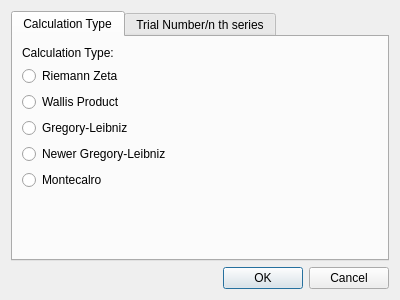
<?xml version="1.0" encoding="UTF-8"?>
<ui version="4.0">
 <class>config</class>
 <widget class="QDialog" name="config">
  <property name="geometry">
   <rect>
    <x>0</x>
    <y>0</y>
    <width>400</width>
    <height>300</height>
   </rect>
  </property>
  <property name="windowTitle">
   <string>Calculation Configuration</string>
  </property>
  <property name="windowIcon">
   <iconset resource="CalcConfigResource.qrc">
    <normaloff>:/icon/src/gordon-johnson.with-permission.webp</normaloff>:/icon/src/gordon-johnson.with-permission.webp</iconset>
  </property>
  <layout class="QVBoxLayout" name="verticalLayout">
   <item>
    <widget class="QTabWidget" name="tabWidget">
     <property name="currentIndex">
      <number>0</number>
     </property>
     <widget class="QWidget" name="calctypetab">
      <attribute name="title">
       <string>Calculation Type</string>
      </attribute>
      <layout class="QVBoxLayout" name="verticalLayout_2">
       <item>
        <widget class="QLabel" name="label">
         <property name="text">
          <string>Calculation Type:</string>
         </property>
        </widget>
       </item>
       <item>
        <widget class="QRadioButton" name="radioButton">
         <property name="text">
          <string>Riemann Zeta</string>
         </property>
        </widget>
       </item>
       <item>
        <widget class="QRadioButton" name="radioButton_2">
         <property name="text">
          <string>Wallis Product</string>
         </property>
        </widget>
       </item>
       <item>
        <widget class="QRadioButton" name="radioButton_3">
         <property name="text">
          <string>Gregory-Leibniz</string>
         </property>
        </widget>
       </item>
       <item>
        <widget class="QRadioButton" name="radioButton_4">
         <property name="text">
          <string>Newer Gregory-Leibniz</string>
         </property>
        </widget>
       </item>
       <item>
        <widget class="QRadioButton" name="radioButton_5">
         <property name="text">
          <string>Montecalro</string>
         </property>
        </widget>
       </item>
       <item>
        <spacer name="verticalSpacer">
         <property name="orientation">
          <enum>Qt::Vertical</enum>
         </property>
         <property name="sizeHint" stdset="0">
          <size>
           <width>20</width>
           <height>31</height>
          </size>
         </property>
        </spacer>
       </item>
      </layout>
     </widget>
     <widget class="QWidget" name="calcnumtab">
      <attribute name="title">
       <string>Trial Number/n th series</string>
      </attribute>
      <layout class="QGridLayout" name="gridLayout">
       <item row="0" column="0" colspan="2">
        <widget class="QLabel" name="label_2">
         <property name="text">
          <string>Number of trial
n th series</string>
         </property>
        </widget>
       </item>
       <item row="1" column="0">
        <widget class="QTextEdit" name="textEdit"/>
       </item>
       <item row="1" column="1">
        <widget class="QTextBrowser" name="textBrowser">
         <property name="html">
          <string>&lt;!DOCTYPE HTML PUBLIC &quot;-//W3C//DTD HTML 4.0//EN&quot; &quot;http://www.w3.org/TR/REC-html40/strict.dtd&quot;&gt;
&lt;html&gt;&lt;head&gt;&lt;meta name=&quot;qrichtext&quot; content=&quot;1&quot; /&gt;&lt;meta charset=&quot;utf-8&quot; /&gt;&lt;style type=&quot;text/css&quot;&gt;
p, li { white-space: pre-wrap; }
&lt;/style&gt;&lt;/head&gt;&lt;body style=&quot; font-family:'Noto Sans',''; font-size:10pt; font-weight:400; font-style:normal;&quot;&gt;
&lt;p style=&quot; margin-top:0px; margin-bottom:0px; margin-left:0px; margin-right:0px; -qt-block-indent:0; text-indent:0px;&quot;&gt;&lt;span style=&quot; font-family:'Ubuntu'; font-size:18pt; font-weight:700; text-decoration: underline;&quot;&gt;Notice!&lt;/span&gt;&lt;/p&gt;
&lt;p style=&quot;-qt-paragraph-type:empty; margin-top:0px; margin-bottom:0px; margin-left:0px; margin-right:0px; -qt-block-indent:0; text-indent:0px; font-family:'Ubuntu'; font-size:18pt; font-weight:700; text-decoration: underline;&quot;&gt;&lt;br /&gt;&lt;/p&gt;
&lt;p style=&quot; margin-top:0px; margin-bottom:0px; margin-left:0px; margin-right:0px; -qt-block-indent:0; text-indent:0px;&quot;&gt;&lt;span style=&quot; font-family:'Ubuntu'; font-size:11pt;&quot;&gt;The number must be written in standard form, not scientific notion or any other number displaying systems. And no comma's or period's for separation of number(ex. 1,000,000 or 1.000.000)&lt;/span&gt;&lt;/p&gt;
&lt;p style=&quot;-qt-paragraph-type:empty; margin-top:0px; margin-bottom:0px; margin-left:0px; margin-right:0px; -qt-block-indent:0; text-indent:0px; font-family:'Ubuntu'; font-size:11pt;&quot;&gt;&lt;br /&gt;&lt;/p&gt;
&lt;p style=&quot; margin-top:0px; margin-bottom:0px; margin-left:0px; margin-right:0px; -qt-block-indent:0; text-indent:0px;&quot;&gt;&lt;span style=&quot; font-family:'Ubuntu'; font-size:11pt;&quot;&gt;The correct way to input the number:&lt;/span&gt;&lt;/p&gt;
&lt;p style=&quot; margin-top:0px; margin-bottom:0px; margin-left:0px; margin-right:0px; -qt-block-indent:0; text-indent:0px;&quot;&gt;&lt;span style=&quot; font-family:'Ubuntu'; font-size:11pt;&quot;&gt;100000&lt;/span&gt;&lt;/p&gt;
&lt;p style=&quot;-qt-paragraph-type:empty; margin-top:0px; margin-bottom:0px; margin-left:0px; margin-right:0px; -qt-block-indent:0; text-indent:0px; font-family:'Ubuntu'; font-size:11pt;&quot;&gt;&lt;br /&gt;&lt;/p&gt;
&lt;p style=&quot; margin-top:0px; margin-bottom:0px; margin-left:0px; margin-right:0px; -qt-block-indent:0; text-indent:0px;&quot;&gt;&lt;span style=&quot; font-family:'Ubuntu'; font-size:11pt;&quot;&gt;Incorrect way:&lt;/span&gt;&lt;/p&gt;
&lt;p style=&quot; margin-top:0px; margin-bottom:0px; margin-left:0px; margin-right:0px; -qt-block-indent:0; text-indent:0px;&quot;&gt;&lt;span style=&quot; font-family:'Ubuntu'; font-size:11pt;&quot;&gt;1*10^3&lt;/span&gt;&lt;/p&gt;
&lt;p style=&quot; margin-top:0px; margin-bottom:0px; margin-left:0px; margin-right:0px; -qt-block-indent:0; text-indent:0px;&quot;&gt;&lt;span style=&quot; font-family:'Ubuntu'; font-size:11pt;&quot;&gt;9,999,999&lt;/span&gt;&lt;/p&gt;
&lt;p style=&quot; margin-top:0px; margin-bottom:0px; margin-left:0px; margin-right:0px; -qt-block-indent:0; text-indent:0px;&quot;&gt;&lt;span style=&quot; font-family:'Ubuntu'; font-size:11pt;&quot;&gt;9.999.999&lt;/span&gt;&lt;/p&gt;&lt;/body&gt;&lt;/html&gt;</string>
         </property>
        </widget>
       </item>
      </layout>
     </widget>
    </widget>
   </item>
   <item>
    <widget class="QDialogButtonBox" name="buttonBox">
     <property name="orientation">
      <enum>Qt::Horizontal</enum>
     </property>
     <property name="standardButtons">
      <set>QDialogButtonBox::Cancel|QDialogButtonBox::Ok</set>
     </property>
    </widget>
   </item>
  </layout>
 </widget>
 <resources>
  <include location="CalcConfigResource.qrc"/>
 </resources>
 <connections>
  <connection>
   <sender>buttonBox</sender>
   <signal>accepted()</signal>
   <receiver>config</receiver>
   <slot>accept()</slot>
   <hints>
    <hint type="sourcelabel">
     <x>248</x>
     <y>254</y>
    </hint>
    <hint type="destinationlabel">
     <x>157</x>
     <y>274</y>
    </hint>
   </hints>
  </connection>
  <connection>
   <sender>buttonBox</sender>
   <signal>rejected()</signal>
   <receiver>config</receiver>
   <slot>reject()</slot>
   <hints>
    <hint type="sourcelabel">
     <x>316</x>
     <y>260</y>
    </hint>
    <hint type="destinationlabel">
     <x>286</x>
     <y>274</y>
    </hint>
   </hints>
  </connection>
 </connections>
</ui>
